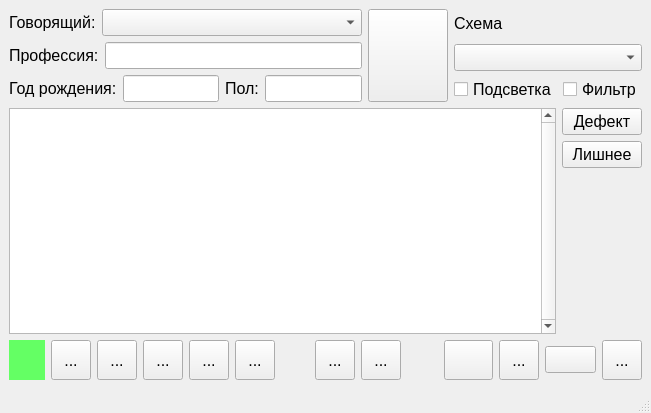
<?xml version="1.0" encoding="UTF-8"?>
<ui version="4.0">
 <class>StatementWindow</class>
 <widget class="QMainWindow" name="StatementWindow">
  <property name="geometry">
   <rect>
    <x>0</x>
    <y>0</y>
    <width>651</width>
    <height>413</height>
   </rect>
  </property>
  <property name="font">
   <font>
    <pointsize>12</pointsize>
   </font>
  </property>
  <property name="windowTitle">
   <string>Реплики</string>
  </property>
  <widget class="QWidget" name="centralwidget">
   <layout class="QVBoxLayout" name="verticalLayout_4">
    <item>
     <layout class="QHBoxLayout" name="loTop">
      <item>
       <layout class="QVBoxLayout" name="verticalLayout">
        <item>
         <layout class="QHBoxLayout" name="horizontalLayout_2">
          <item>
           <widget class="QLabel" name="lblSpeaker">
            <property name="text">
             <string>Говорящий:</string>
            </property>
           </widget>
          </item>
          <item>
           <widget class="QComboBox" name="cmbSpeaker">
            <property name="sizePolicy">
             <sizepolicy hsizetype="Expanding" vsizetype="Fixed">
              <horstretch>0</horstretch>
              <verstretch>0</verstretch>
             </sizepolicy>
            </property>
           </widget>
          </item>
         </layout>
        </item>
        <item>
         <layout class="QHBoxLayout" name="horizontalLayout_3">
          <item>
           <widget class="QLabel" name="lblProfession">
            <property name="text">
             <string>Профессия:</string>
            </property>
           </widget>
          </item>
          <item>
           <widget class="QLineEdit" name="edtProfession">
            <property name="readOnly">
             <bool>true</bool>
            </property>
           </widget>
          </item>
         </layout>
        </item>
        <item>
         <layout class="QHBoxLayout" name="horizontalLayout">
          <item>
           <widget class="QLabel" name="lblBirthYear">
            <property name="text">
             <string>Год рождения:</string>
            </property>
           </widget>
          </item>
          <item>
           <widget class="QLineEdit" name="edtBirthYear">
            <property name="readOnly">
             <bool>true</bool>
            </property>
           </widget>
          </item>
          <item>
           <widget class="QLabel" name="lblSex">
            <property name="text">
             <string>Пол:</string>
            </property>
           </widget>
          </item>
          <item>
           <widget class="QLineEdit" name="edtSex">
            <property name="readOnly">
             <bool>true</bool>
            </property>
           </widget>
          </item>
         </layout>
        </item>
       </layout>
      </item>
      <item>
       <widget class="QPushButton" name="btnSpeakers">
        <property name="sizePolicy">
         <sizepolicy hsizetype="Minimum" vsizetype="Preferred">
          <horstretch>0</horstretch>
          <verstretch>0</verstretch>
         </sizepolicy>
        </property>
        <property name="minimumSize">
         <size>
          <width>80</width>
          <height>0</height>
         </size>
        </property>
        <property name="toolTip">
         <string>Говорящие</string>
        </property>
        <property name="text">
         <string/>
        </property>
        <property name="icon">
         <iconset resource="icons.qrc">
          <normaloff>:/images/icons/microphone.png</normaloff>:/images/icons/microphone.png</iconset>
        </property>
        <property name="iconSize">
         <size>
          <width>32</width>
          <height>32</height>
         </size>
        </property>
       </widget>
      </item>
      <item>
       <layout class="QVBoxLayout" name="verticalLayout_3">
        <item>
         <layout class="QVBoxLayout" name="verticalLayout_2">
          <item>
           <widget class="QLabel" name="lblScheme">
            <property name="text">
             <string>Схема</string>
            </property>
           </widget>
          </item>
          <item>
           <widget class="QComboBox" name="cmbScheme"/>
          </item>
         </layout>
        </item>
        <item>
         <layout class="QHBoxLayout" name="horizontalLayout_4">
          <item>
           <widget class="QCheckBox" name="chbHighlighter">
            <property name="text">
             <string>Подсветка</string>
            </property>
           </widget>
          </item>
          <item>
           <widget class="QCheckBox" name="chbFilter">
            <property name="text">
             <string>Фильтр</string>
            </property>
           </widget>
          </item>
         </layout>
        </item>
       </layout>
      </item>
     </layout>
    </item>
    <item>
     <layout class="QHBoxLayout" name="horizontalLayout_10">
      <item>
       <widget class="QTextBrowser" name="memStatement">
        <property name="verticalScrollBarPolicy">
         <enum>Qt::ScrollBarAlwaysOn</enum>
        </property>
        <property name="undoRedoEnabled">
         <bool>true</bool>
        </property>
        <property name="readOnly">
         <bool>false</bool>
        </property>
       </widget>
      </item>
      <item>
       <layout class="QVBoxLayout" name="loCustomActions">
        <item>
         <widget class="QPushButton" name="btnAddDefect">
          <property name="text">
           <string>Дефект</string>
          </property>
         </widget>
        </item>
        <item>
         <widget class="QPushButton" name="btnRemoveAccent">
          <property name="text">
           <string>Лишнее</string>
          </property>
         </widget>
        </item>
        <item>
         <spacer name="verticalSpacer">
          <property name="orientation">
           <enum>Qt::Vertical</enum>
          </property>
          <property name="sizeHint" stdset="0">
           <size>
            <width>20</width>
            <height>40</height>
           </size>
          </property>
         </spacer>
        </item>
       </layout>
      </item>
     </layout>
    </item>
    <item>
     <layout class="QHBoxLayout" name="horizontalLayout_5">
      <item>
       <layout class="QHBoxLayout" name="loNavigation">
        <item>
         <widget class="ColorMonitor" name="wtMonitor">
          <property name="sizePolicy">
           <sizepolicy hsizetype="Preferred" vsizetype="Preferred">
            <horstretch>0</horstretch>
            <verstretch>0</verstretch>
           </sizepolicy>
          </property>
          <property name="minimumSize">
           <size>
            <width>36</width>
            <height>0</height>
           </size>
          </property>
          <property name="toolTip">
           <string>&lt;html&gt;&lt;head/&gt;&lt;body&gt;&lt;p&gt;Все хорошо!&lt;/p&gt;&lt;/body&gt;&lt;/html&gt;</string>
          </property>
          <property name="styleSheet">
           <string notr="true">background-color: rgb(100, 255, 100);</string>
          </property>
         </widget>
        </item>
        <item>
         <widget class="QToolButton" name="btnFirst">
          <property name="sizePolicy">
           <sizepolicy hsizetype="Minimum" vsizetype="Minimum">
            <horstretch>0</horstretch>
            <verstretch>0</verstretch>
           </sizepolicy>
          </property>
          <property name="minimumSize">
           <size>
            <width>40</width>
            <height>40</height>
           </size>
          </property>
          <property name="toolTip">
           <string>Первая реплика</string>
          </property>
          <property name="text">
           <string>...</string>
          </property>
          <property name="icon">
           <iconset resource="icons.qrc">
            <normaloff>:/images/icons/arrow-left-double.png</normaloff>:/images/icons/arrow-left-double.png</iconset>
          </property>
          <property name="iconSize">
           <size>
            <width>32</width>
            <height>32</height>
           </size>
          </property>
         </widget>
        </item>
        <item>
         <widget class="QToolButton" name="btnPrevious">
          <property name="sizePolicy">
           <sizepolicy hsizetype="Minimum" vsizetype="Minimum">
            <horstretch>0</horstretch>
            <verstretch>0</verstretch>
           </sizepolicy>
          </property>
          <property name="minimumSize">
           <size>
            <width>40</width>
            <height>40</height>
           </size>
          </property>
          <property name="toolTip">
           <string>Предыдущая реплика</string>
          </property>
          <property name="text">
           <string>...</string>
          </property>
          <property name="icon">
           <iconset resource="icons.qrc">
            <normaloff>:/images/icons/arrow-left.png</normaloff>:/images/icons/arrow-left.png</iconset>
          </property>
          <property name="iconSize">
           <size>
            <width>32</width>
            <height>32</height>
           </size>
          </property>
          <property name="shortcut">
           <string>Ctrl+Left</string>
          </property>
         </widget>
        </item>
        <item>
         <widget class="QToolButton" name="btnNext">
          <property name="sizePolicy">
           <sizepolicy hsizetype="Minimum" vsizetype="Minimum">
            <horstretch>0</horstretch>
            <verstretch>0</verstretch>
           </sizepolicy>
          </property>
          <property name="minimumSize">
           <size>
            <width>40</width>
            <height>40</height>
           </size>
          </property>
          <property name="toolTip">
           <string>Следующая реплика</string>
          </property>
          <property name="text">
           <string>...</string>
          </property>
          <property name="icon">
           <iconset resource="icons.qrc">
            <normaloff>:/images/icons/arrow-right.png</normaloff>:/images/icons/arrow-right.png</iconset>
          </property>
          <property name="iconSize">
           <size>
            <width>32</width>
            <height>32</height>
           </size>
          </property>
          <property name="shortcut">
           <string>Ctrl+Right</string>
          </property>
         </widget>
        </item>
        <item>
         <widget class="QToolButton" name="btnLast">
          <property name="sizePolicy">
           <sizepolicy hsizetype="Minimum" vsizetype="Minimum">
            <horstretch>0</horstretch>
            <verstretch>0</verstretch>
           </sizepolicy>
          </property>
          <property name="minimumSize">
           <size>
            <width>40</width>
            <height>40</height>
           </size>
          </property>
          <property name="toolTip">
           <string>Последняя реплика</string>
          </property>
          <property name="text">
           <string>...</string>
          </property>
          <property name="icon">
           <iconset resource="icons.qrc">
            <normaloff>:/images/icons/arrow-right-double.png</normaloff>:/images/icons/arrow-right-double.png</iconset>
          </property>
          <property name="iconSize">
           <size>
            <width>32</width>
            <height>32</height>
           </size>
          </property>
         </widget>
        </item>
        <item>
         <widget class="QToolButton" name="btnSearch">
          <property name="sizePolicy">
           <sizepolicy hsizetype="Minimum" vsizetype="Minimum">
            <horstretch>0</horstretch>
            <verstretch>0</verstretch>
           </sizepolicy>
          </property>
          <property name="minimumSize">
           <size>
            <width>40</width>
            <height>40</height>
           </size>
          </property>
          <property name="toolTip">
           <string>Поиск реплик</string>
          </property>
          <property name="text">
           <string>...</string>
          </property>
          <property name="icon">
           <iconset resource="icons.qrc">
            <normaloff>:/images/icons/find.png</normaloff>:/images/icons/find.png</iconset>
          </property>
          <property name="iconSize">
           <size>
            <width>32</width>
            <height>32</height>
           </size>
          </property>
         </widget>
        </item>
       </layout>
      </item>
      <item>
       <layout class="QHBoxLayout" name="loAdvancedActions">
        <item>
         <spacer name="horizontalSpacer">
          <property name="orientation">
           <enum>Qt::Horizontal</enum>
          </property>
          <property name="sizeHint" stdset="0">
           <size>
            <width>40</width>
            <height>20</height>
           </size>
          </property>
         </spacer>
        </item>
        <item>
         <widget class="QToolButton" name="btnAccentuator">
          <property name="sizePolicy">
           <sizepolicy hsizetype="Minimum" vsizetype="Minimum">
            <horstretch>0</horstretch>
            <verstretch>0</verstretch>
           </sizepolicy>
          </property>
          <property name="minimumSize">
           <size>
            <width>40</width>
            <height>40</height>
           </size>
          </property>
          <property name="toolTip">
           <string>Вызов Акцентуатора</string>
          </property>
          <property name="text">
           <string>...</string>
          </property>
          <property name="icon">
           <iconset resource="icons.qrc">
            <normaloff>:/images/icons/word-processing.png</normaloff>:/images/icons/word-processing.png</iconset>
          </property>
          <property name="iconSize">
           <size>
            <width>32</width>
            <height>32</height>
           </size>
          </property>
          <property name="shortcut">
           <string>Ctrl+A</string>
          </property>
         </widget>
        </item>
        <item>
         <widget class="QToolButton" name="btnHistory">
          <property name="sizePolicy">
           <sizepolicy hsizetype="Minimum" vsizetype="Minimum">
            <horstretch>0</horstretch>
            <verstretch>0</verstretch>
           </sizepolicy>
          </property>
          <property name="minimumSize">
           <size>
            <width>40</width>
            <height>40</height>
           </size>
          </property>
          <property name="toolTip">
           <string>История реплики</string>
          </property>
          <property name="text">
           <string>...</string>
          </property>
          <property name="icon">
           <iconset resource="icons.qrc">
            <normaloff>:/images/icons/history.png</normaloff>:/images/icons/history.png</iconset>
          </property>
          <property name="iconSize">
           <size>
            <width>32</width>
            <height>32</height>
           </size>
          </property>
          <property name="shortcut">
           <string>Ctrl+H</string>
          </property>
         </widget>
        </item>
       </layout>
      </item>
      <item>
       <layout class="QHBoxLayout" name="loBasicActions">
        <item>
         <spacer name="horizontalSpacer_2">
          <property name="orientation">
           <enum>Qt::Horizontal</enum>
          </property>
          <property name="sizeHint" stdset="0">
           <size>
            <width>40</width>
            <height>20</height>
           </size>
          </property>
         </spacer>
        </item>
        <item>
         <widget class="QPushButton" name="btnAdd">
          <property name="sizePolicy">
           <sizepolicy hsizetype="Minimum" vsizetype="Minimum">
            <horstretch>0</horstretch>
            <verstretch>0</verstretch>
           </sizepolicy>
          </property>
          <property name="minimumSize">
           <size>
            <width>40</width>
            <height>40</height>
           </size>
          </property>
          <property name="toolTip">
           <string>Новая реплика</string>
          </property>
          <property name="styleSheet">
           <string notr="true">text-align: left;</string>
          </property>
          <property name="text">
           <string/>
          </property>
          <property name="icon">
           <iconset resource="icons.qrc">
            <normaloff>:/images/icons/add.png</normaloff>:/images/icons/add.png</iconset>
          </property>
          <property name="iconSize">
           <size>
            <width>32</width>
            <height>32</height>
           </size>
          </property>
         </widget>
        </item>
        <item>
         <widget class="QToolButton" name="btnDelete">
          <property name="sizePolicy">
           <sizepolicy hsizetype="Minimum" vsizetype="Minimum">
            <horstretch>0</horstretch>
            <verstretch>0</verstretch>
           </sizepolicy>
          </property>
          <property name="minimumSize">
           <size>
            <width>40</width>
            <height>40</height>
           </size>
          </property>
          <property name="toolTip">
           <string>Удалить реплику</string>
          </property>
          <property name="text">
           <string>...</string>
          </property>
          <property name="icon">
           <iconset resource="icons.qrc">
            <normaloff>:/images/icons/edit-delete.png</normaloff>:/images/icons/edit-delete.png</iconset>
          </property>
          <property name="iconSize">
           <size>
            <width>32</width>
            <height>32</height>
           </size>
          </property>
         </widget>
        </item>
        <item>
         <widget class="QPushButton" name="btnSaveStatements">
          <property name="toolTip">
           <string>Сохранить изменения</string>
          </property>
          <property name="text">
           <string/>
          </property>
          <property name="icon">
           <iconset resource="icons.qrc">
            <normaloff>:/images/icons/save.png</normaloff>:/images/icons/save.png</iconset>
          </property>
          <property name="iconSize">
           <size>
            <width>32</width>
            <height>32</height>
           </size>
          </property>
         </widget>
        </item>
       </layout>
      </item>
      <item>
       <widget class="QToolButton" name="btnClose">
        <property name="sizePolicy">
         <sizepolicy hsizetype="Minimum" vsizetype="Minimum">
          <horstretch>0</horstretch>
          <verstretch>0</verstretch>
         </sizepolicy>
        </property>
        <property name="minimumSize">
         <size>
          <width>40</width>
          <height>40</height>
         </size>
        </property>
        <property name="toolTip">
         <string>Закрыть окно</string>
        </property>
        <property name="text">
         <string>...</string>
        </property>
        <property name="icon">
         <iconset resource="icons.qrc">
          <normaloff>:/images/icons/cancel.png</normaloff>:/images/icons/cancel.png</iconset>
        </property>
        <property name="iconSize">
         <size>
          <width>32</width>
          <height>32</height>
         </size>
        </property>
       </widget>
      </item>
     </layout>
    </item>
   </layout>
  </widget>
  <widget class="QMenuBar" name="menubar">
   <property name="geometry">
    <rect>
     <x>0</x>
     <y>0</y>
     <width>651</width>
     <height>21</height>
    </rect>
   </property>
  </widget>
  <widget class="QStatusBar" name="statusbar"/>
 </widget>
 <customwidgets>
  <customwidget>
   <class>ColorMonitor</class>
   <extends>QFrame</extends>
   <header>widgets/colormonitor.h</header>
   <container>1</container>
  </customwidget>
 </customwidgets>
 <resources>
  <include location="icons.qrc"/>
 </resources>
 <connections/>
</ui>
